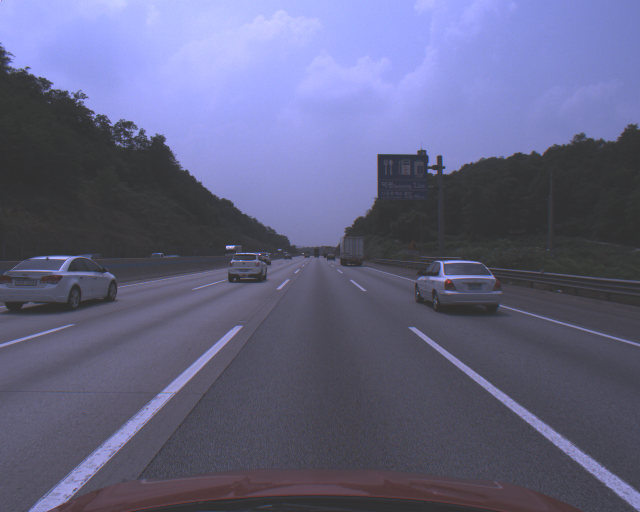
%> input picture Matlab_Code/2019_01_17_Edge_detection/sample.bmp, 1280 x 1024 px (shown at 1/2 size)
$ octave line_detection_2018_01_16_01.m   (GNU Octave 9; MATLAB toolbox functions it lacks are replaced by stand-ins)
%> lines starting %> are read from the running program, lines starting %| are printed output that depends on the picture; in (x1, y1, x2, y2) boxes, pixels count from 0 and x2, y2 are one past the last pixel; in counts of white or black regions, pixels touching at a corner belong together; the program's own positions count from 1
close all; clc; clear all;
%% Input image
I = imread('sample.bmp');
%> I is the input picture: size 1024x1280x3 uint8; mean R, G, B 98.8, 99.7, 130.5
img = imread ('sample.bmp');
%% Show input image
img = rgb2gray(img);
img = double (img);
%> img: size 1024x1280 double
%% Filter for horizontal and vertical direction
KGx = [1, 0, -1; 1, 0, -1; 1, 0, -1];
KGy = [1, 1, 1; 0, 0, 0; -1, -1, -1];
%% Convolution by image by horizontal and vertical filter
Filtered_X = conv2(img, KGx, 'same');
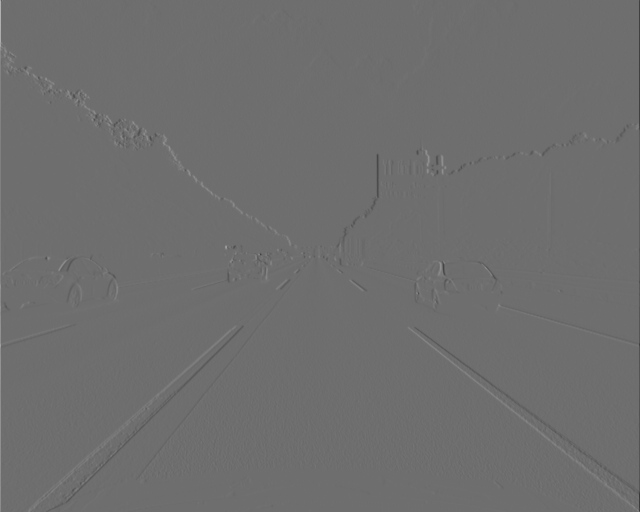
%> Filtered_X: size 1024x1280 double (shown at 1/2 size); min -474, max 620, mean 0; drawn with min black and max white
Filtered_Y = conv2(img, KGy, 'same');
%%
%figure; imshow(Filtered_X,[]);
%figure; imshow(Filtered_Y,[]);
%% Calculate directions/orientations
degree = atan2 (Filtered_Y, Filtered_X);
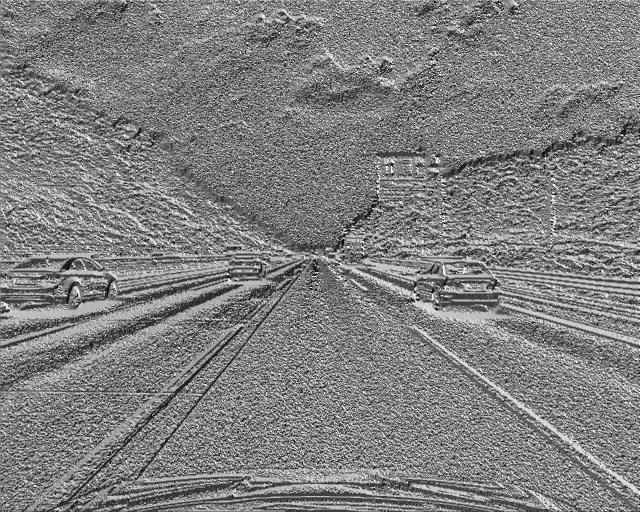
%> degree: size 1024x1280 double (shown at 1/2 size); min -3.14, max 3.14, mean 0.0103; drawn with min black and max white
degree = degree*180/pi;
%% Calculate magnitude
magnitude = (Filtered_X.^2) + (Filtered_Y.^2);
magnitude2 = sqrt(magnitude);
%%
T = 10;
bmag = imbinarize(magnitude2,T);
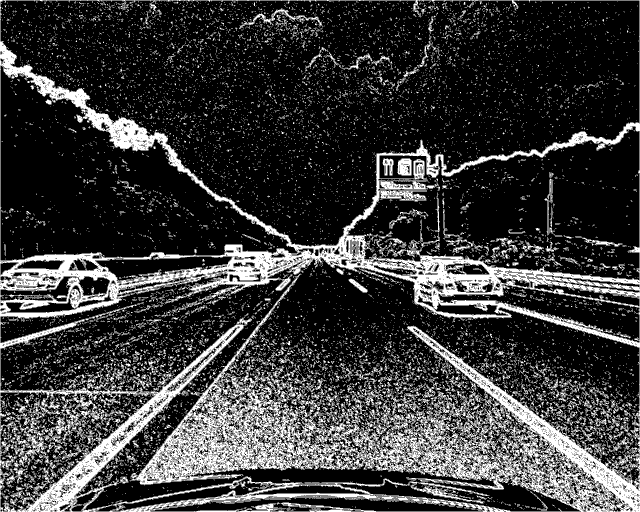
%> bmag: size 1024x1280 logical (shown at 1/2 size); 22.5% white; 14305 white regions (13627 under 20 px), largest, box (x1, y1, x2, y2) and area: (0, 0, 1280, 1024) 204098, (67, 817, 164, 893) 1481, (821, 965, 979, 1007) 1320


%% bmag_45
id_45 = ((bmag == 1) & degree >= (-135 -5) & degree <= (-135 +5));
%> id_45: size 1024x1280 logical; 0.54% white in thin lines or dots
bmag_45 = zeros(size(bmag));
bmag_45(id_45) = 1;
%> bmag_45: size 1024x1280 double; values 0 (black) and 1 (white), 0.54% white in thin lines or dots
%% bmag_135
id_135 = ((bmag == 1) & degree >= (-55 -5) & degree <= (-55 +5));
%> id_135: size 1024x1280 logical; 0.61% white in thin lines or dots
bmag_135 = zeros(size(bmag));
bmag_135(id_135) = 1;
%> bmag_135: size 1024x1280 double; values 0 (black) and 1 (white), 0.61% white in thin lines or dots
%% bmag_45a
id_45a = ((bmag == 1) & degree >= (50 -5) & degree <= (50 +5)); %bmag_45도에 + 180도
%> id_45a: size 1024x1280 logical; 0.48% white in thin lines or dots
bmag_45a = zeros(size(bmag));
bmag_45a(id_45a) = 1;
%> bmag_45a: size 1024x1280 double; values 0 (black) and 1 (white), 0.48% white in thin lines or dots
%% bmag_135a
id_135a = ((bmag == 1) & degree >= (130 -5) & degree <= (130 +5)); %bmag_135도에 + 180도
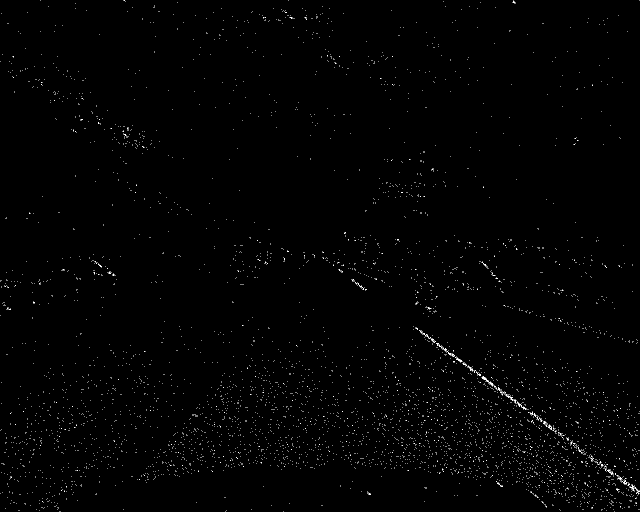
%> id_135a: size 1024x1280 logical (shown at 1/2 size); 0.53% white in thin lines or dots
bmag_135a = zeros(size(bmag));
bmag_135a(id_135a) = 1;
%> bmag_135a: size 1024x1280 double; values 0 (black) and 1 (white), 0.53% white in thin lines or dots
%% Show
figure; imshow(bmag_45,[]);
figure; imshow(bmag_135,[]);
figure; imshow(bmag_45a,[]);
figure; imshow(bmag_135a,[]);


%% bmag_45 blue line
xi = [];
yi = [];
for i = 1:5:1024
    for j = 1:5:1280
        if bmag_45(i,j) == 1
            xi = [xi;j];
            yi = [yi; i];
        end
    end
end
%> after the loop, xi = 314 values, max 1276 at index 222, min 6 at index 278, mean 538.2; yi = 314 values from 16 to 1016
%
T = 0.5;
cnt = 0;
c_max = 0;
m_max = 0;
n_max = 0;
for i=1:1:1000
    ids = randperm(length(xi),2);

    sxi = xi(ids);
    syi = yi(ids);

    %y=mx+n 램덤으로 뽑은 두 점으로 그래프 그리기
    m=(syi(2)-syi(1))/(sxi(2)-sxi(1));
    n = -m*sxi(1)+syi(1);
    syi_=m*sxi+n;
    for i=1:1:length(xi)
        if((abs(m*xi(i)+n - yi(i)))/(1+m.^2) < T)
            cnt = cnt + 1;
        end
    end
    if(cnt > c_max)
        %if(m < -0.5 && m>-3)
            m_max = m;
            n_max = n;
            c_max = cnt;
        %end
    end
    cnt = 0;
end
%> this loop made 1000 passes
%> (sxi, m, n, syi_, m_max, n_max, c_max) on passes 1 to 3: ([61; 501], -0.0682, 910.2, [906; 876], -0.0682, 910.2, 2), ([426; 551], -1.28, 1246.3, [701; 541], -1.28, 1246.3, 4), ([381; 456], -1, 1142, [761; 686], -1, 1142, 38)
%> (sxi, m, n, syi_) on passes 4 to 9: ([686; 566], 2.58, -886.2, [886; 576]), ([411; 181], -0.261, 838.2, [731; 791]), ([1226; 386], 0.214, 673.3, [936; 756]), ([586; 361], -1.38, 1373.4, [566; 876]), ([331; 136], 1.41, 339.2, [806; 531]), ([1226; 86], -0.0526, 1000.5, [936; 996])
m_max_45=m_max;
%> m_max_45 = -1
xi_45 = xi;
%> xi_45 has the same summary as xi
yi_45 = m_max*xi + n_max;
%> yi_45 = 314 values, max 1136 at index 278, min -134 at index 222, mean 603.8
% show
figure; imshow(I);
hold on; plot(xi_45,yi_45,'b-'); axis equal;
%> after `axis equal`:
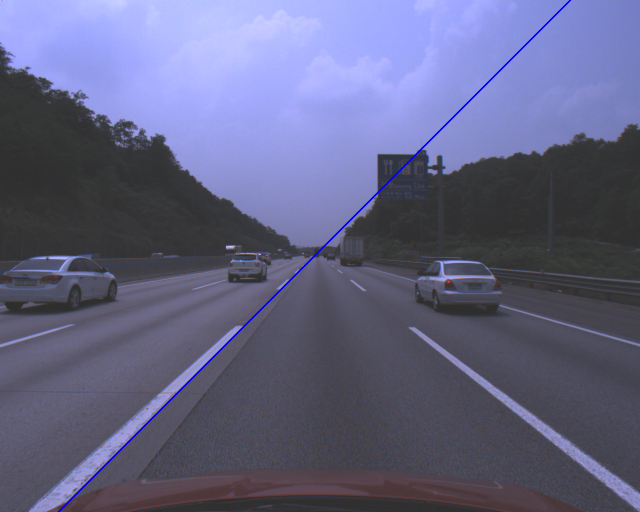
%> figure redrawn from the program's plot data; shown at 1/2 size
%% 135

xi = [];
yi = [];
for i = 1:5:1024
    for j = 1:5:1280
        if bmag_135(i,j) == 1
            xi = [xi;j];
            yi = [yi; i];
            %plot(j,i,'go');
        end
    end
end
%> after the loop, xi = 323 values, max 1276 at index 123, min 6 at index 5, mean 713.3; yi = 323 values from 16 to 1021
%% m>0 blue line
T = 0.5;
cnt = 0;
c_max = 0;
m_max = 0;
n_max = 0;
for i=1:1:1000
    ids = randperm(length(xi),2);
    sxi = xi(ids);
    syi = yi(ids);

    %y=mx+n 램덤으로 뽑은 두 점으로 그래프 그리기
    m=(syi(2)-syi(1))/(sxi(2)-sxi(1));
    n = -m*sxi(1)+syi(1);
    syi_=m*sxi+n;
    for i=1:1:length(xi)
        if((abs(m*xi(i)+n - yi(i)))/(1+m.^2) < T)
            cnt = cnt + 1;
        end
    end
    if(cnt > c_max)
        %if(m > 0.5 && m < 3)
            m_max = m;
            n_max = n;
            c_max = cnt;
       % end
    end
    cnt = 0;
end
%> this loop made 1000 passes
%> (sxi, m, n, syi_, m_max, n_max) on passes 1, 7, 17: ([496; 1166], 0.813, 27.54, [431; 976], 0.813, 27.54), ([31; 121], 8.89, -104.6, [171; 971], 8.89, -104.6), ([121; 166], -16.33, 2947.3, [971; 236], -16.33, 2947.3)
%> (sxi, m, n, syi_) on passes 2, 3, 4, 5, 6, 8: ([776; 431], 0.0145, 384.8, [396; 391]), ([776; 1091], 1.59, -860.7, [371; 871]), ([726; 471], 0.196, 703.6, [846; 796]), ([416; 141], -0.545, 1062.9, [836; 986]), ([961; 1091], 0.154, 803.2, [951; 971]), ([791; 1081], 2.52, -1855.1, [136; 866])
%> after the loop, c_max = 55; m_max = -192; n_max = 39568
xi_135 = xi;
%> xi_135 has the same summary as xi
yi_135 = m_max*xi + n_max;
%> yi_135 = 323 values, max 38416 at index 5, min -205424 at index 123, mean -97377.9
%plot(xi_,yi_1,'b-'); axis equal;
%% final
figure; imshow(I);
hold on; plot(xi_135,yi_135,'b-'); axis equal;
%> after `axis equal`:
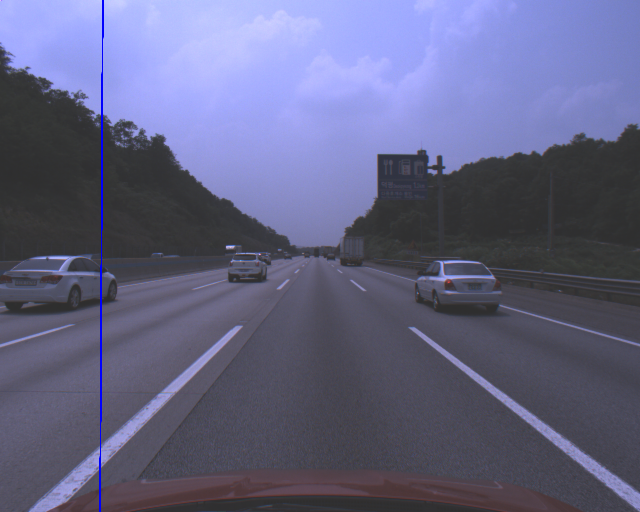
%> figure redrawn from the program's plot data; shown at 1/2 size
%% 45a
xi = [];
yi = [];
for i = 1:5:1024
    for j = 1:5:1280
        if bmag_45a(i,j) == 1
            xi = [xi;j];
            yi = [yi; i];
            %plot(j,i,'go');
        end
    end
end
%> after the loop, xi = 256 values, max 1276 at index 23, min 6 at index 184, mean 464.2; yi = 256 values from 16 to 1021
%% m>0 blue line
T = 0.5;
cnt = 0;
c_max = 0;
m_max = 0;
n_max = 0;
for i=1:1:1000
    ids = randperm(length(xi),2);

    sxi = xi(ids);
    syi = yi(ids);

    %y=mx+n 램덤으로 뽑은 두 점으로 그래프 그리기
    m=(syi(2)-syi(1))/(sxi(2)-sxi(1));
    n = -m*sxi(1)+syi(1);
    syi_=m*sxi+n;
    for i=1:1:length(xi)
        if((abs(m*xi(i)+n - yi(i)))/(1+m.^2) < T)
            cnt = cnt + 1;
        end
    end
    if(cnt > c_max)
       % if(m < -0.5 && m>-5 && m_max_45 ~= m)
            m_max = m;
            n_max = n;
            c_max = cnt;
      %  end
    end
    cnt = 0;
end
%> this loop made 1000 passes
%> (sxi, m, n, syi_, m_max, n_max, c_max) on passes 1, 3: ([61; 16], 3.56, 739.1, [956; 796], 3.56, 739.1, 2), ([856; 831], -31.2, 26803.2, [96; 876], -31.2, 26803.2, 9)
%> (sxi, m, n, syi_) on passes 2, 4, 5, 6, 7, 8: ([586; 1226], 0.375, 351.2, [571; 811]), ([871; 356], -0.243, 797.4, [586; 711]), ([166; 251], -1.24, 1156.1, [951; 846]), ([121; 426], -1.39, 1169.6, [1001; 576]), ([1191; 96], -0.845, 1027.1, [21; 946]), ([141; 771], -0.532, 906, [831; 496])
xi_45a = xi;
yi_45a = m_max*xi + n_max;
%plot(xi_,yi_1,'b-'); axis equal;
%% final
figure; imshow(I);
hold on; plot(xi_45a,yi_45a,'r-'); axis equal;
%% 135a
xi = [];
yi = [];
for i = 1:5:1024
    for j = 1:5:1280
        if bmag_135a(i,j) == 1
            xi = [xi;j];
            yi = [yi; i];
            %plot(j,i,'go');
        end
    end
end
%% m>0 blue line
T = 1;
cnt = 0;
c_max = 0;
m_max = 0;
n_max = 0;
for i=1:1:1000
    ids = randperm(length(xi),2);

    sxi = xi(ids);
    syi = yi(ids);

    %y=mx+n 램덤으로 뽑은 두 점으로 그래프 그리기
    m=(syi(2)-syi(1))/(sxi(2)-sxi(1));
    n = -m*sxi(1)+syi(1);
    syi_=m*sxi+n;
    for i=1:1:length(xi)
        if((abs(m*xi(i)+n - yi(i)))/(1+m.^2) < T)
            cnt = cnt + 1;
        end
    end
    if(cnt > c_max)
        %if(m > 0.5 && m <2)
            m_max = m;
            n_max = n;
            c_max = cnt;
        %end
    end
    cnt = 0;
end
xi_135a = xi;
yi_135a = m_max*xi + n_max;
%plot(xi_,yi_1,'b-'); axis equal;
%% final
figure; imshow(I);
hold on; plot(xi_135a,yi_135a,'r-'); axis equal;
%% FINAL
figure; imshow(I);
hold on; plot(xi_45,yi_45,'b-'); axis equal;
hold on; plot(xi_135,yi_135,'b-'); axis equal;
hold on; plot(xi_45a,yi_45a,'r-'); axis equal;
hold on; plot(xi_135a,yi_135a,'r-'); axis equal;
%> after `axis equal`:
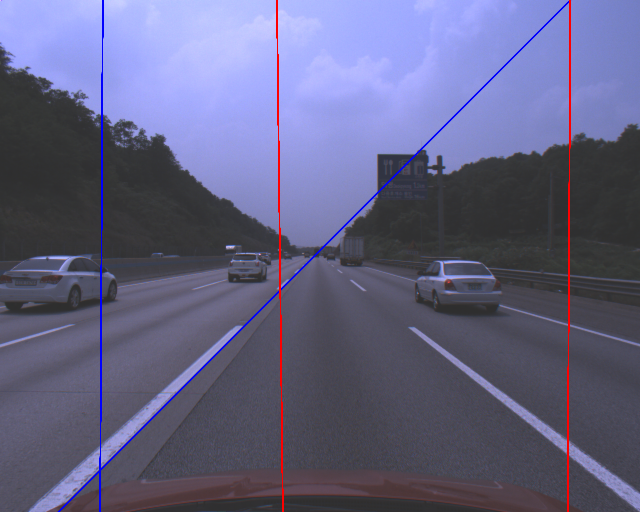
%> figure redrawn from the program's plot data; shown at 1/2 size
